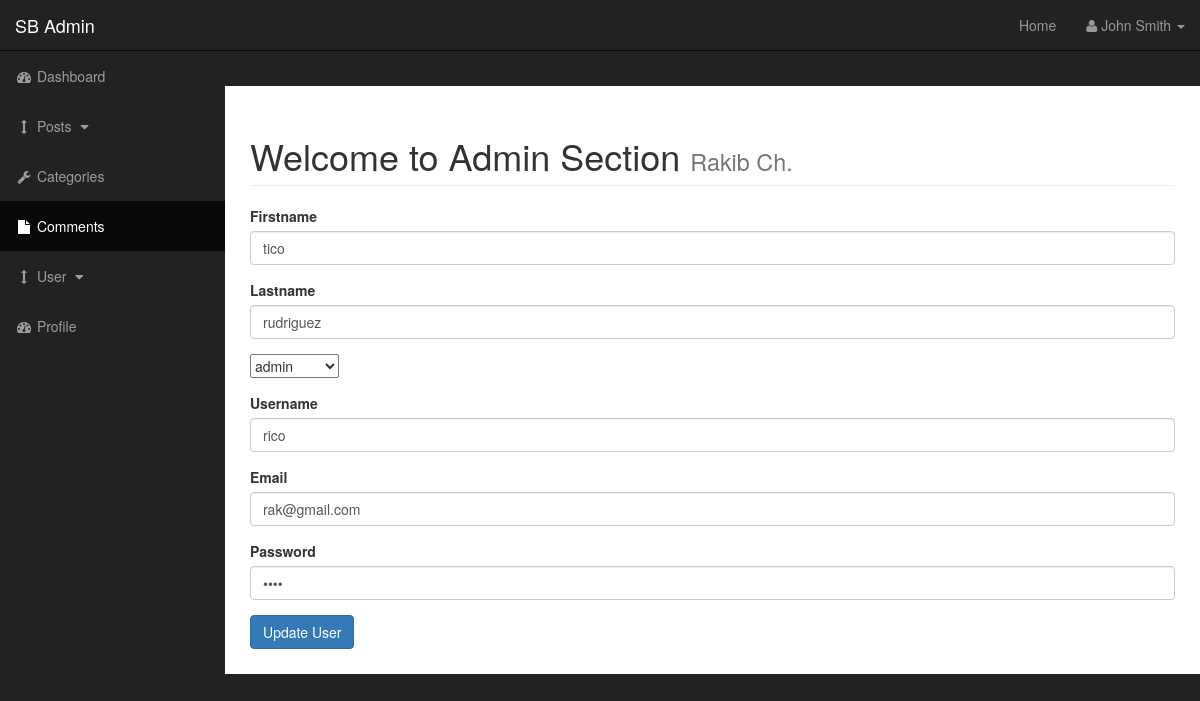
/admin/profile.php (signed in), run on the app's committed database.
### tables this page shows
CREATE TABLE `users` (
  `user_id` int(4) NOT NULL,
  `username` varchar(255) NOT NULL,
  `user_password` varchar(255) NOT NULL,
  `user_firstname` varchar(255) NOT NULL,
  `user_lastname` varchar(255) NOT NULL,
  `user_email` varchar(255) NOT NULL,
  `user_image` text NOT NULL,
  `user_role` varchar(255) NOT NULL,
  `randSalt` varchar(255) NOT NULL DEFAULT '$2y$10$iusesomecrazystring22'
);

### admin/profile.php (the view, shortened to what this page needs)
<?php include "includes/admin_header.php";?>
 <?php
  if(isset($_SESSION['username']))
   {
      $username=$_SESSION['username'];
      $query="SELECT * FROM users WHERE username='{$username}' ";
      $select_user_profile_query=mysqli_query($connection,$query);
      while($row=mysqli_fetch_array($select_user_profile_query))
      {
        $username=$row['username'];
        $user_firstname=$row['user_firstname'];
        $user_lastname=$row['user_lastname'];
        $user_password=$row['user_password'];
        $user_email=$row['user_email'];
        $user_role=$row['user_role'];
      }
   }
  ?>
    <div id="wrapper">
        <nav class="navbar navbar-inverse navbar-fixed-top" role="navigation">
            <div class="navbar-header">
                <a class="navbar-brand" href="index.html">SB Admin</a>
            </div>
            <ul class="nav navbar-right top-nav">
                <li><a href="../index.php">Home</a></li>
                    <li class="dropdown">
                    <a href="#" class="dropdown-toggle" data-toggle="dropdown"><i class="fa fa-user"></i> John Smith <b class="caret"></b></a>
                </li>
            </ul>
            <div class="collapse navbar-collapse navbar-ex1-collapse">
                <ul class="nav navbar-nav side-nav">
                    <li>
                        <a href="index.html"><i class="fa fa-fw fa-dashboard"></i> Dashboard</a>
                    </li>
                    <li>
                        <a href="javascript:;" data-toggle="collapse" data-target="#posts_dropdown"><i class="fa fa-fw fa-arrows-v"></i> Posts <i class="fa fa-fw fa-caret-down"></i></a>
                    </li>
                    <li>
                        <a href="bootstrap-grid.html"><i class="fa fa-fw fa-wrench"></i> Categories</a>
                    </li>
                    <li class="active">
                        <a href="blank-page.html"><i class="fa fa-fw fa-file"></i> Comments</a>
                    </li>
                    <li>
                        <a href="javascript:;" data-toggle="collapse" data-target="#demo"><i class="fa fa-fw fa-arrows-v"></i> User <i class="fa fa-fw fa-caret-down"></i></a>
                    </li>
                      <li>
                        <a href="index-rtl.html"><i class="fa fa-fw fa-dashboard"></i> Profile</a>
                    </li>
                </ul>
            </div>
        </nav>
         <div id="page-wrapper">
            <div class="container-fluid">
                <div class="row">
                    <div class="col-lg-12">
                        <h1 class="page-header">
                            Welcome to Admin Section
                            <small>Rakib Ch.</small>
                        </h1>
<form action="" method="post" enctype="multipart/form-data">
 <div class="form-group">
<label for="title">Firstname</label>
    <input type="text" value="<?php echo $user_firstname?>" class="form-control" name="user_firstname">
</div>
    <div class="form-group">
<label for="post_status">Lastname</label>
    <input type="text" value="<?php echo $user_lastname?>" class="form-control" name="user_lastname">
</div>
    <div class="form-group">
        <select name="user_role" id="">
            <option value="subscriber"><?php echo $user_role?></option>
        </select>
</div>
    <div class="form-group">
<label for="post_tags">Username</label>
    <input type="text" value="<?php echo $username?>" class="form-control" name="username">
</div>
    <div class="form-group">
<label for="post_content">Email</label>
        <input type="text" value="<?php echo $user_email?>" class="form-control" name="user_email">
</div>
     <div class="form-group">
<label for="post_content">Password</label>
        <input type="password" value="<?php echo $user_password?>" class="form-control" name="user_password">
</div>
    <div class="form-group">
    <input class="btn btn-primary" type="submit" name="edit_user" value= "Update User">
    </div>
</form>
            </div>
                </div>
            </div>
        </div>
<?php include "includes/admin_footer.php";?>

### admin/css/sb-admin.css (style rules this page uses)
body { margin-top: 100px; background-color: #222; }
@media (min-width:768px) { body { margin-top: 50px; } }
#wrapper { padding-left: 0; }
#page-wrapper { width: 100%; padding: 0; background-color: #fff; }
@media (min-width:768px) { #wrapper { padding-left: 225px; } }
@media (min-width:768px) { #page-wrapper { padding: 10px; } }
.top-nav { padding: 0 15px; }
.top-nav>li { display: inline-block; float: left; }
.top-nav>li>a { padding-top: 15px; padding-bottom: 15px; line-height: 20px; color: #999; }
@media (min-width:768px) { .side-nav { position: fixed; top: 51px; left: 225px; width: 225px; margin-left: -225px; border: none; border-radius: 0; overflow-y: auto; background-color: #222; } }
@media (min-width:768px) { .side-nav>li>a { width: 225px; } }

### data on the page
users: user_firstname "tico", user_lastname "rudriguez", user_role "admin", username "rico", user_email "rak@gmail.com"
